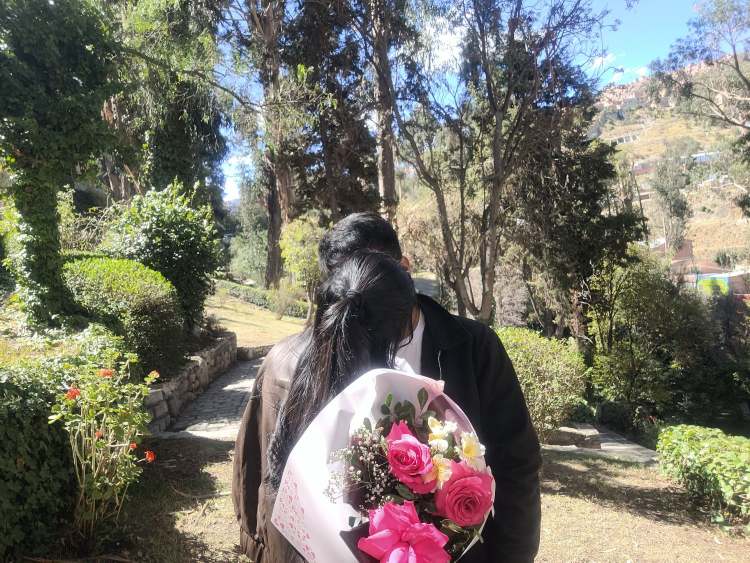
#> input picture video-eileen/foto.jpg, 1500 x 1125 px (shown at 1/2 size)
$ python generar_video.py
#> lines starting #> are read from the running program, lines starting #| are printed output that depends on the picture
"""Genera un video romántico "Te amo Eileen" a partir de foto.jpg.

Uso:
    python3 generar_video.py                 # crea te_amo_eileen.mp4 (sin música)
    ./agregar_cancion.sh medialuna.mp3       # le pone la canción de fondo
"""
import math
import random
import subprocess
from pathlib import Path

import numpy as np
from PIL import Image, ImageDraw, ImageFilter, ImageFont

AQUI = Path(__file__).parent
FOTO = AQUI / "foto.jpg"
SALIDA = AQUI / "te_amo_eileen.mp4"

W, H = 1440, 1080
FPS = 30
DURACION = 20.0
N = int(FPS * DURACION)

FUENTE_TE_AMO = "/usr/share/fonts/truetype/liberation/LiberationSerif-Italic.ttf"
FUENTE_NOMBRE = "/usr/share/fonts/truetype/freefont/FreeSerifBoldItalic.ttf"

# Paleta tomada de la foto: rosa de las rosas, crema del papel, verde del jardín
ROSA = (236, 72, 140)
ROSA_CLARO = (255, 182, 208)
CREMA = (255, 240, 232)

random.seed(14)


def suave(t):
    t = min(max(t, 0.0), 1.0)
    return t * t * (3 - 2 * t)


def tramo(t, a, b):
    return suave((t - a) / (b - a))


# ---------- Etalonaje "de amor" ----------
def etalonar(img):
    a = np.asarray(img).astype(np.float32) / 255.0
    r, g, b = a[..., 0], a[..., 1], a[..., 2]
    # Calidez rosada: sube rojos, baja un poco verdes, sombras con tinte magenta
    r = r * 1.06 + 0.03
    g = g * 0.95 + 0.01
    b = b * 0.98 + 0.035
    a = np.stack([r, g, b], -1)
    # Contraste suave tipo película y negros levantados
    a = 0.04 + 0.92 * (a + 0.12 * (a - 0.5) * (1 - np.abs(2 * a - 1)))
    # Saturar un poco los rosas sin quemar el verde
    lum = (0.299 * a[..., 0] + 0.587 * a[..., 1] + 0.114 * a[..., 2])[..., None]
    rosidad = np.clip((a[..., 0] - a[..., 1]) * 2.5, 0, 1)[..., None]
    a = lum + (a - lum) * (0.92 + 0.35 * rosidad)
    a = np.clip(a, 0, 1)
    base = Image.fromarray((a * 255).astype(np.uint8))

    # Brillo difuso (bloom) en altas luces
    luces = base.point(lambda v: max(0, v - 170) * 3)
    luces = luces.filter(ImageFilter.GaussianBlur(28))
    base = Image.fromarray(
        np.clip(np.asarray(base, np.float32) + np.asarray(luces, np.float32) * 0.35
                * np.array([1.0, 0.82, 0.88]), 0, 255).astype(np.uint8))
    return base


def viñeta(w, h):
    y, x = np.mgrid[0:h, 0:w].astype(np.float32)
    d = np.sqrt(((x - w / 2) / (w / 2)) ** 2 + ((y - h / 2) / (h / 2)) ** 2)
    m = np.clip((d - 0.55) / 0.85, 0, 1) ** 1.6
    capa = np.zeros((h, w, 4), np.uint8)
    capa[..., 0], capa[..., 1], capa[..., 2] = 120, 20, 60
    capa[..., 3] = (m * 170).astype(np.uint8)
    return Image.fromarray(capa, "RGBA")


def fuga_de_luz(w, h):
    """Destellos cálidos en las esquinas, como luz de tarde."""
    capa = Image.new("RGBA", (w, h), (0, 0, 0, 0))
    d = ImageDraw.Draw(capa)
    d.ellipse((-w * 0.25, -h * 0.35, w * 0.35, h * 0.35), fill=(255, 150, 190, 90))
    d.ellipse((w * 0.75, h * 0.65, w * 1.3, h * 1.3), fill=(255, 120, 170, 80))
    return capa.filter(ImageFilter.GaussianBlur(120))


# ---------- Corazones ----------
def corazon(tam, color, alfa=255, contorno=0):
    s = 4  # supermuestreo para bordes suaves
    lienzo = Image.new("RGBA", (tam * s, tam * s), (0, 0, 0, 0))
    pts = []
    for i in range(200):
        t = i / 200 * 2 * math.pi
        x = 16 * math.sin(t) ** 3
        y = 13 * math.cos(t) - 5 * math.cos(2 * t) - 2 * math.cos(3 * t) - math.cos(4 * t)
        pts.append((tam * s / 2 + x * tam * s / 36, tam * s / 2.15 - y * tam * s / 36))
    d = ImageDraw.Draw(lienzo)
    if contorno:
        d.line(pts + [pts[0]], fill=color + (alfa,), width=contorno * s, joint="curve")
    else:
        d.polygon(pts, fill=color + (alfa,))
    return lienzo.resize((tam, tam), Image.LANCZOS)


def con_brillo(sprite, radio, fuerza=1.0):
    glow = sprite.filter(ImageFilter.GaussianBlur(radio))
    if fuerza != 1.0:
        a = np.asarray(glow).copy()
        a[..., 3] = np.clip(a[..., 3] * fuerza, 0, 255)
        glow = Image.fromarray(a, "RGBA")
    out = Image.new("RGBA", sprite.size, (0, 0, 0, 0))
    out.alpha_composite(glow)
    out.alpha_composite(sprite)
    return out


class Particula:
    def __init__(self):
        self.reiniciar(primera=True)

    def reiniciar(self, primera=False):
        self.tam = random.choice([18, 22, 28, 34, 42, 54])
        self.x = random.uniform(0, W)
        self.y = random.uniform(0, H) if primera else H + 60
        self.vel = random.uniform(30, 75) * (self.tam / 40) ** 0.5
        self.fase = random.uniform(0, 2 * math.pi)
        self.amp = random.uniform(10, 40)
        self.alfa = random.uniform(0.45, 0.9)
        color = random.choice([ROSA, ROSA_CLARO, CREMA, (255, 105, 160)])
        base = corazon(self.tam, color)
        self.sprite = con_brillo(base, max(2, self.tam // 6), 1.2)

    def paso(self, dt, t):
        self.y -= self.vel * dt
        if self.y < -80:
            self.reiniciar()
        return (int(self.x + self.amp * math.sin(t * 1.3 + self.fase)), int(self.y))


def bokeh(n):
    capa = Image.new("RGBA", (W, H), (0, 0, 0, 0))
    d = ImageDraw.Draw(capa)
    for _ in range(n):
        r = random.randint(20, 70)
        x, y = random.randint(0, W), random.randint(0, H)
        c = random.choice([ROSA_CLARO, CREMA, (255, 200, 150)])
        d.ellipse((x - r, y - r, x + r, y + r), fill=c + (random.randint(25, 60),))
    return capa.filter(ImageFilter.GaussianBlur(6))


# ---------- Texto ----------
def texto_con_brillo(txt, ruta, tam, color=(255, 255, 255)):
    f = ImageFont.truetype(ruta, tam)
    x0, y0, x1, y1 = f.getbbox(txt)
    pad = tam // 2
    w, h = x1 - x0 + pad * 2, y1 - y0 + pad * 2
    capa = Image.new("RGBA", (w, h), (0, 0, 0, 0))

    sombra = Image.new("RGBA", (w, h), (0, 0, 0, 0))
    ImageDraw.Draw(sombra).text((pad - x0 + 3, pad - y0 + 5), txt, font=f, fill=(90, 10, 45, 170))
    capa.alpha_composite(sombra.filter(ImageFilter.GaussianBlur(6)))

    brillo = Image.new("RGBA", (w, h), (0, 0, 0, 0))
    ImageDraw.Draw(brillo).text((pad - x0, pad - y0), txt, font=f, fill=ROSA + (255,))
    capa.alpha_composite(brillo.filter(ImageFilter.GaussianBlur(tam // 7)))
    capa.alpha_composite(brillo.filter(ImageFilter.GaussianBlur(tam // 18)))

    ImageDraw.Draw(capa).text((pad - x0, pad - y0), txt, font=f, fill=color + (255,))
    return capa


def con_alfa(img, a):
    if a >= 1:
        return img
    arr = np.asarray(img).copy()
    arr[..., 3] = (arr[..., 3] * max(a, 0)).astype(np.uint8)
    return Image.fromarray(arr, "RGBA")


def pegar_centrado(fondo, sprite, cx, cy, escala=1.0, alfa=1.0):
    if alfa <= 0.003:
        return
    if escala != 1.0:
        sprite = sprite.resize((max(1, int(sprite.width * escala)),
                                max(1, int(sprite.height * escala))), Image.LANCZOS)
    sprite = con_alfa(sprite, alfa)
    fondo.alpha_composite(sprite, (int(cx - sprite.width / 2), int(cy - sprite.height / 2)))


def main():
    foto = Image.open(FOTO).convert("RGB")
#> foto is the input picture: PIL image 1500x1125 RGB; mean R, G, B 117.5, 115, 103.5
    # Margen extra para el zoom lento (Ken Burns)
    BW, BH = int(W * 1.18), int(H * 1.18)
    base = etalonar(foto.resize((BW, BH), Image.LANCZOS))
#> in etalonar, `rosidad = np.clip((a[..., 0] - a[..., 1]) * 2.5, 0, 1)[..., None]`:
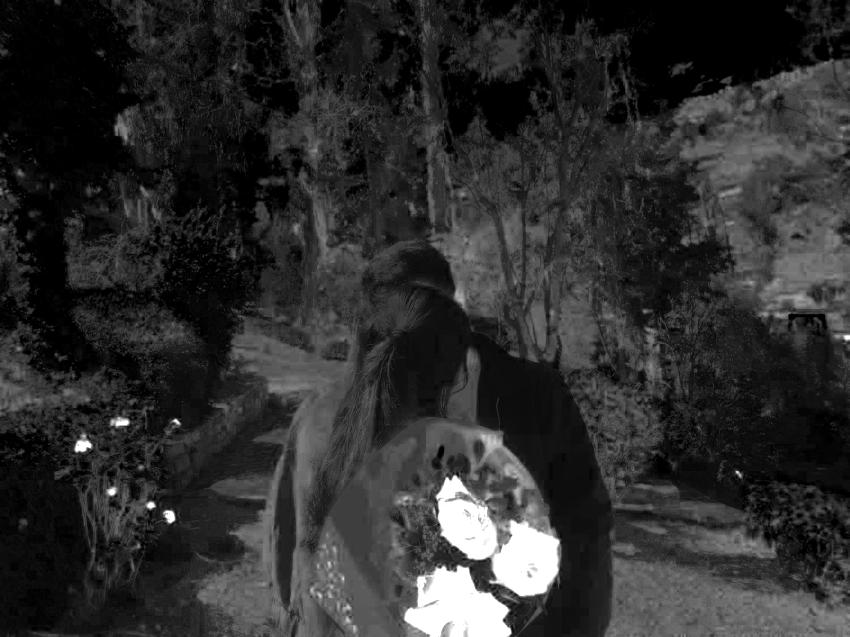
#> rosidad: shape (1274, 1699, 1) float32 (shown at 1/2 size); min 0, max 1, mean 0.182
#> in etalonar, `luces = luces.filter(ImageFilter.GaussianBlur(28))`:
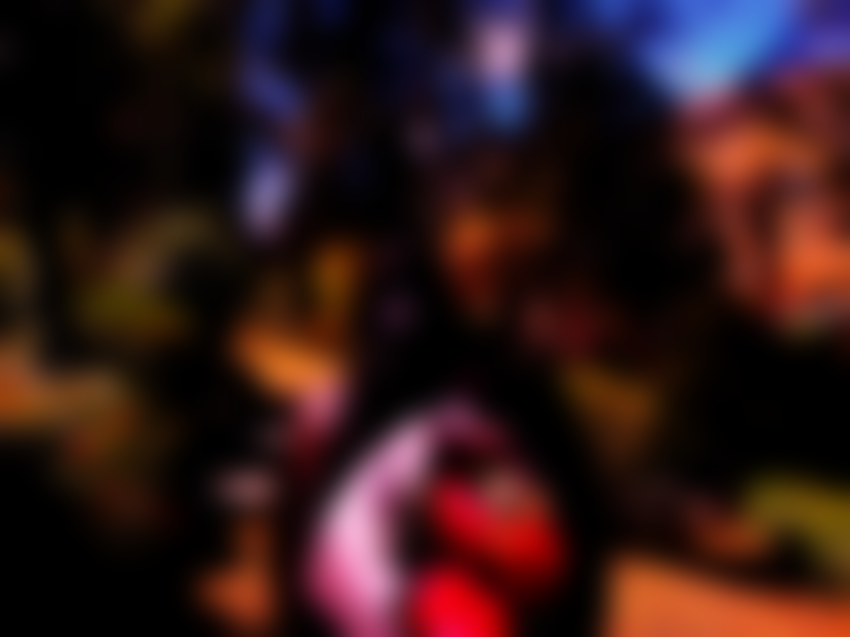
#> luces: PIL image 1699x1274 RGB (shown at 1/2 size); mean R, G, B 50.9, 24.3, 24.3
#> in etalonar, `base = Image.fromarray( np.clip(np.asarray(base, np.float32) + np.asar..`:
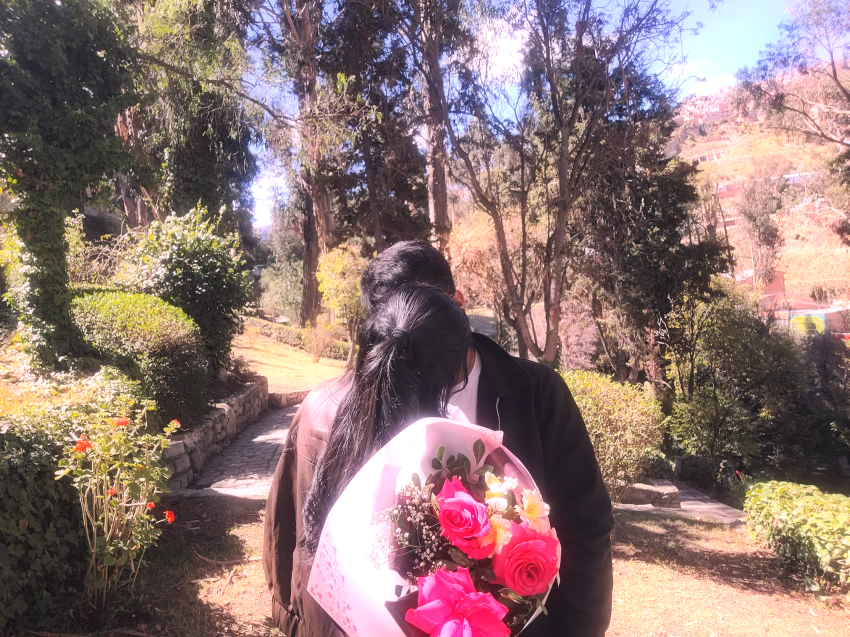
#> base: PIL image 1699x1274 RGB (shown at 1/2 size); mean R, G, B 142.5, 117.8, 115.1

    vig = viñeta(W, H)
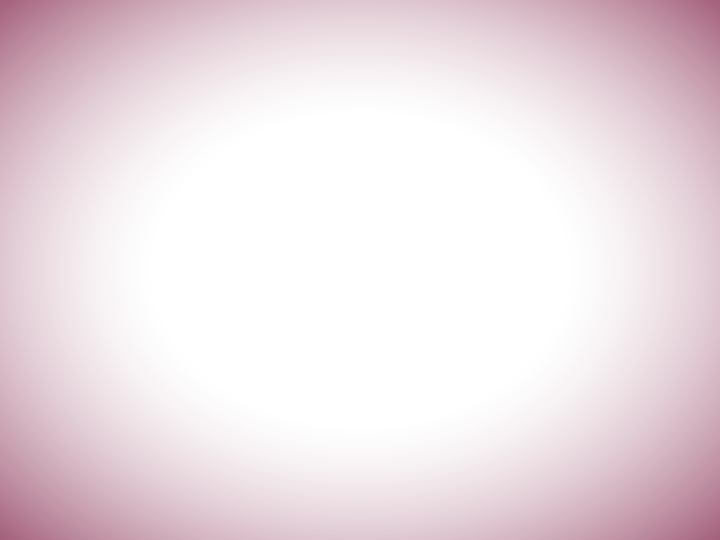
#> vig: PIL image 1440x1080 RGBA (shown at 1/2 size); mean R, G, B, A 120, 20, 60, 34.1; transparent parts drawn white
    fuga = fuga_de_luz(W, H)
#> in fuga_de_luz, `capa = Image.new("RGBA", (w, h), (0, 0, 0, 0))`: capa: PIL image 1440x1080 RGBA; every value is 0
    bok = bokeh(18)
#> in bokeh, `return capa.filter(ImageFilter.GaussianBlur(6))`:
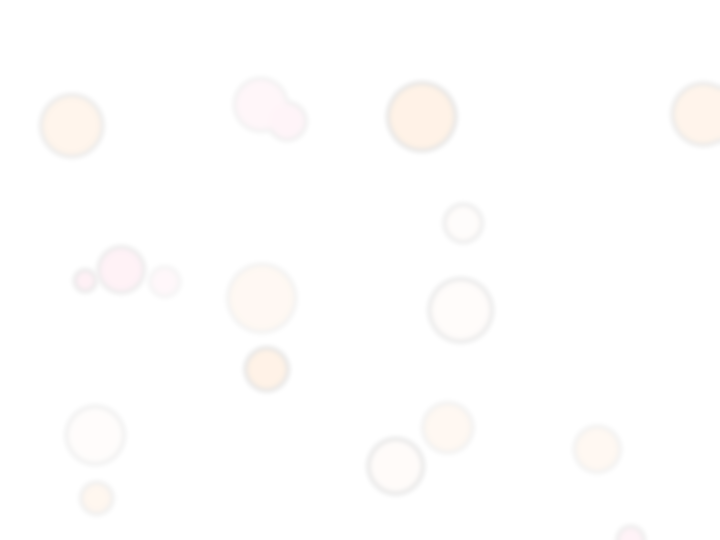
#> returned value: PIL image 1440x1080 RGBA (shown at 1/2 size); mean R, G, B, A 21.8, 17.8, 15.6, 3.7; transparent parts drawn white
    particulas = [Particula() for _ in range(26)]
#> in reiniciar, `self.tam = random.choice([18, 22, 28, 34, 42, 54])`: self.tam = 28
#> in reiniciar, `self.x = random.uniform(0, W)`: self.x = 683.3
#> in reiniciar, `self.y = random.uniform(0, H) if primera else H + 60`: self.y = 255.2
#> in reiniciar, `self.vel = random.uniform(30, 75) * (self.tam / 40) ** 0.5`: self.vel = 57.68
#> in reiniciar, `self.fase = random.uniform(0, 2 * math.pi)`: self.fase = 5.9
#> in reiniciar, `self.amp = random.uniform(10, 40)`: self.amp = 11.99
#> in reiniciar, `self.alfa = random.uniform(0.45, 0.9)`: self.alfa = 0.514
#> in reiniciar, `color = random.choice([ROSA, ROSA_CLARO, CREMA, (255, 105, 160)])`: color = (255, 240, 232)
#> in corazon, `lienzo = Image.new("RGBA", (tam * s, tam * s), (0, 0, 0, 0))`: lienzo: PIL image 112x112 RGBA; every value is 0
#> after the loop in corazon, `for i in range(200):`: pts = 200 pairs, first value 6.22 to 105.8, second value 15 to 105
#> in con_brillo, `out = Image.new("RGBA", sprite.size, (0, 0, 0, 0))`: out: PIL image 28x28 RGBA; every value is 0
#> in corazon (call 2), `lienzo = Image.new("RGBA", (tam * s, tam * s), (0, 0, 0, 0))`: lienzo: PIL image 168x168 RGBA; every value is 0
#> in con_brillo (call 2), `out = Image.new("RGBA", sprite.size, (0, 0, 0, 0))`: out: PIL image 42x42 RGBA; every value is 0
#> in corazon (call 3), `lienzo = Image.new("RGBA", (tam * s, tam * s), (0, 0, 0, 0))`: lienzo: PIL image 136x136 RGBA; every value is 0
#> in con_brillo (call 3), `out = Image.new("RGBA", sprite.size, (0, 0, 0, 0))`: out: PIL image 34x34 RGBA; every value is 0
#> in corazon (call 4), `lienzo = Image.new("RGBA", (tam * s, tam * s), (0, 0, 0, 0))`: lienzo: PIL image 72x72 RGBA; every value is 0
#> call 4 of con_brillo, with radio = 3, fuerza = 1.2
#> in con_brillo (call 4), `out = Image.new("RGBA", sprite.size, (0, 0, 0, 0))`: out: PIL image 18x18 RGBA; every value is 0
#> in con_brillo (call 4), `out.alpha_composite(sprite)`:
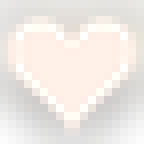
#> out: PIL image 18x18 RGBA (shown 8 times larger); mean R, G, B, A 192.5, 184.8, 178.4, 158.5; transparent parts drawn white
#> in corazon (call 5), `return lienzo.resize((tam, tam), Image.LANCZOS)`:
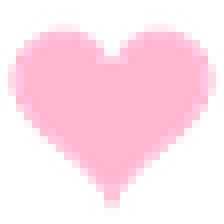
#> returned value: PIL image 28x28 RGBA (shown 8 times larger); mean R, G, B, A 153.5, 110.7, 125.5, 113.7; transparent parts drawn white

    t_te_amo = texto_con_brillo("Te amo", FUENTE_TE_AMO, 120)
    t_nombre = texto_con_brillo("Eileen", FUENTE_NOMBRE, 210)
    c_grande = con_brillo(corazon(130, ROSA, 235, contorno=5), 10, 1.6)
    c_mini = con_brillo(corazon(46, ROSA), 6, 1.4)

#> (the run stopped early here; a loop or call above may not have finished)
